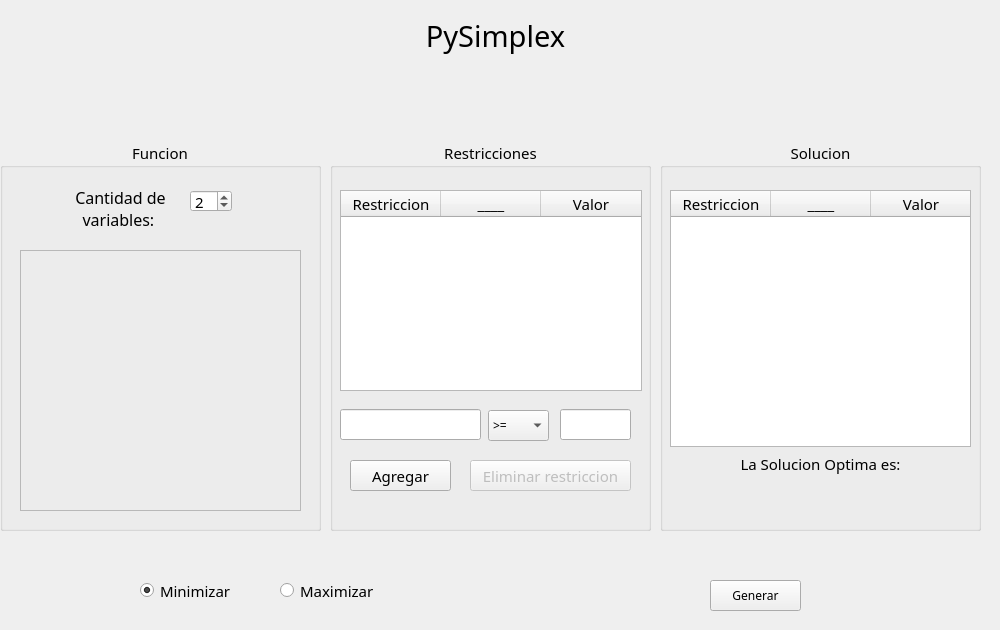
<?xml version="1.0" encoding="UTF-8"?>
<ui version="4.0">
 <class>MainWindow</class>
 <widget class="QMainWindow" name="MainWindow">
  <property name="geometry">
   <rect>
    <x>0</x>
    <y>0</y>
    <width>1000</width>
    <height>630</height>
   </rect>
  </property>
  <property name="windowTitle">
   <string>MainWindow</string>
  </property>
  <widget class="QWidget" name="centralwidget">
   <widget class="QFrame" name="fondo">
    <property name="geometry">
     <rect>
      <x>-20</x>
      <y>-20</y>
      <width>1021</width>
      <height>651</height>
     </rect>
    </property>
    <property name="maximumSize">
     <size>
      <width>1021</width>
      <height>651</height>
     </size>
    </property>
    <property name="frameShape">
     <enum>QFrame::StyledPanel</enum>
    </property>
    <property name="frameShadow">
     <enum>QFrame::Raised</enum>
    </property>
    <widget class="QLabel" name="l1">
     <property name="geometry">
      <rect>
       <x>430</x>
       <y>20</y>
       <width>171</width>
       <height>71</height>
      </rect>
     </property>
     <property name="font">
      <font>
       <family>Segoe Print</family>
       <pointsize>22</pointsize>
      </font>
     </property>
     <property name="text">
      <string>PySimplex</string>
     </property>
     <property name="alignment">
      <set>Qt::AlignCenter</set>
     </property>
    </widget>
    <widget class="QPushButton" name="gen">
     <property name="geometry">
      <rect>
       <x>730</x>
       <y>600</y>
       <width>91</width>
       <height>31</height>
      </rect>
     </property>
     <property name="font">
      <font>
       <family>Segoe Print</family>
      </font>
     </property>
     <property name="text">
      <string>Generar</string>
     </property>
    </widget>
    <widget class="QRadioButton" name="min">
     <property name="geometry">
      <rect>
       <x>160</x>
       <y>600</y>
       <width>121</width>
       <height>21</height>
      </rect>
     </property>
     <property name="font">
      <font>
       <family>Segoe Print</family>
       <pointsize>11</pointsize>
      </font>
     </property>
     <property name="text">
      <string>Minimizar</string>
     </property>
     <property name="checked">
      <bool>true</bool>
     </property>
    </widget>
    <widget class="QRadioButton" name="max">
     <property name="geometry">
      <rect>
       <x>300</x>
       <y>600</y>
       <width>121</width>
       <height>21</height>
      </rect>
     </property>
     <property name="font">
      <font>
       <family>Segoe Print</family>
       <pointsize>11</pointsize>
      </font>
     </property>
     <property name="text">
      <string>Maximizar</string>
     </property>
    </widget>
    <widget class="QGroupBox" name="gp1">
     <property name="geometry">
      <rect>
       <x>20</x>
       <y>160</y>
       <width>321</width>
       <height>391</height>
      </rect>
     </property>
     <property name="font">
      <font>
       <family>Segoe Print</family>
       <pointsize>11</pointsize>
      </font>
     </property>
     <property name="title">
      <string>Funcion</string>
     </property>
     <property name="alignment">
      <set>Qt::AlignCenter</set>
     </property>
     <widget class="QFrame" name="Ffun">
      <property name="geometry">
       <rect>
        <x>20</x>
        <y>110</y>
        <width>281</width>
        <height>261</height>
       </rect>
      </property>
      <property name="layoutDirection">
       <enum>Qt::LeftToRight</enum>
      </property>
      <property name="frameShape">
       <enum>QFrame::StyledPanel</enum>
      </property>
      <property name="frameShadow">
       <enum>QFrame::Raised</enum>
      </property>
      <widget class="QWidget" name="gridLayoutWidget">
       <property name="geometry">
        <rect>
         <x>0</x>
         <y>0</y>
         <width>281</width>
         <height>61</height>
        </rect>
       </property>
       <layout class="QGridLayout" name="lay" rowstretch="0">
        <property name="sizeConstraint">
         <enum>QLayout::SetDefaultConstraint</enum>
        </property>
        <property name="spacing">
         <number>15</number>
        </property>
       </layout>
      </widget>
     </widget>
     <widget class="QSpinBox" name="cv">
      <property name="geometry">
       <rect>
        <x>190</x>
        <y>50</y>
        <width>42</width>
        <height>22</height>
       </rect>
      </property>
      <property name="font">
       <font>
        <family>Segoe Print</family>
        <pointsize>11</pointsize>
       </font>
      </property>
      <property name="readOnly">
       <bool>false</bool>
      </property>
      <property name="minimum">
       <number>1</number>
      </property>
      <property name="maximum">
       <number>10</number>
      </property>
      <property name="value">
       <number>2</number>
      </property>
     </widget>
     <widget class="QLabel" name="lcv">
      <property name="geometry">
       <rect>
        <x>50</x>
        <y>40</y>
        <width>141</width>
        <height>51</height>
       </rect>
      </property>
      <property name="font">
       <font>
        <family>Segoe Print</family>
        <pointsize>12</pointsize>
       </font>
      </property>
      <property name="text">
       <string>Cantidad de variables: </string>
      </property>
      <property name="alignment">
       <set>Qt::AlignBottom|Qt::AlignHCenter</set>
      </property>
      <property name="wordWrap">
       <bool>true</bool>
      </property>
     </widget>
    </widget>
    <widget class="QGroupBox" name="gp2">
     <property name="geometry">
      <rect>
       <x>350</x>
       <y>160</y>
       <width>321</width>
       <height>391</height>
      </rect>
     </property>
     <property name="font">
      <font>
       <family>Segoe Print</family>
       <pointsize>11</pointsize>
      </font>
     </property>
     <property name="title">
      <string>Restricciones</string>
     </property>
     <property name="alignment">
      <set>Qt::AlignCenter</set>
     </property>
     <widget class="QTableWidget" name="Tres">
      <property name="geometry">
       <rect>
        <x>10</x>
        <y>50</y>
        <width>302</width>
        <height>201</height>
       </rect>
      </property>
      <property name="font">
       <font>
        <family>Segoe Print</family>
       </font>
      </property>
      <property name="styleSheet">
       <string notr="true"/>
      </property>
      <property name="horizontalScrollBarPolicy">
       <enum>Qt::ScrollBarAlwaysOff</enum>
      </property>
      <property name="sizeAdjustPolicy">
       <enum>QAbstractScrollArea::AdjustToContents</enum>
      </property>
      <attribute name="horizontalHeaderCascadingSectionResizes">
       <bool>false</bool>
      </attribute>
      <attribute name="verticalHeaderVisible">
       <bool>false</bool>
      </attribute>
      <column>
       <property name="text">
        <string>Restriccion</string>
       </property>
      </column>
      <column>
       <property name="text">
        <string>____</string>
       </property>
      </column>
      <column>
       <property name="text">
        <string>Valor</string>
       </property>
      </column>
     </widget>
     <widget class="QLineEdit" name="restri">
      <property name="geometry">
       <rect>
        <x>10</x>
        <y>269</y>
        <width>141</width>
        <height>31</height>
       </rect>
      </property>
      <property name="inputMethodHints">
       <set>Qt::ImhNone</set>
      </property>
     </widget>
     <widget class="QComboBox" name="cb">
      <property name="geometry">
       <rect>
        <x>158</x>
        <y>270</y>
        <width>61</width>
        <height>31</height>
       </rect>
      </property>
      <property name="font">
       <font>
        <pointsize>9</pointsize>
       </font>
      </property>
      <item>
       <property name="text">
        <string>&gt;=</string>
       </property>
      </item>
      <item>
       <property name="text">
        <string>&lt;=</string>
       </property>
      </item>
      <item>
       <property name="text">
        <string>Int</string>
       </property>
      </item>
      <item>
       <property name="text">
        <string>Binario</string>
       </property>
      </item>
     </widget>
     <widget class="QLineEdit" name="valor">
      <property name="geometry">
       <rect>
        <x>230</x>
        <y>269</y>
        <width>71</width>
        <height>31</height>
       </rect>
      </property>
     </widget>
     <widget class="QPushButton" name="ag">
      <property name="geometry">
       <rect>
        <x>20</x>
        <y>320</y>
        <width>101</width>
        <height>31</height>
       </rect>
      </property>
      <property name="text">
       <string>Agregar</string>
      </property>
     </widget>
     <widget class="QPushButton" name="vaciar">
      <property name="enabled">
       <bool>false</bool>
      </property>
      <property name="geometry">
       <rect>
        <x>140</x>
        <y>320</y>
        <width>161</width>
        <height>31</height>
       </rect>
      </property>
      <property name="text">
       <string>Eliminar restriccion</string>
      </property>
     </widget>
    </widget>
    <widget class="QGroupBox" name="gp3">
     <property name="geometry">
      <rect>
       <x>680</x>
       <y>160</y>
       <width>321</width>
       <height>391</height>
      </rect>
     </property>
     <property name="font">
      <font>
       <family>Segoe Print</family>
       <pointsize>11</pointsize>
      </font>
     </property>
     <property name="title">
      <string>Solucion</string>
     </property>
     <property name="alignment">
      <set>Qt::AlignCenter</set>
     </property>
     <widget class="QWidget" name="gridLayoutWidget_2">
      <property name="geometry">
       <rect>
        <x>10</x>
        <y>50</y>
        <width>301</width>
        <height>311</height>
       </rect>
      </property>
      <layout class="QGridLayout" name="lay2">
       <item row="2" column="0">
        <widget class="QLabel" name="SolL">
         <property name="text">
          <string>La Solucion Optima es:</string>
         </property>
         <property name="alignment">
          <set>Qt::AlignCenter</set>
         </property>
        </widget>
       </item>
       <item row="1" column="0">
        <widget class="QTableWidget" name="Tsol">
         <property name="enabled">
          <bool>true</bool>
         </property>
         <property name="font">
          <font>
           <family>Segoe Print</family>
           <underline>false</underline>
          </font>
         </property>
         <property name="styleSheet">
          <string notr="true"/>
         </property>
         <property name="horizontalScrollBarPolicy">
          <enum>Qt::ScrollBarAlwaysOff</enum>
         </property>
         <property name="sizeAdjustPolicy">
          <enum>QAbstractScrollArea::AdjustToContents</enum>
         </property>
         <property name="wordWrap">
          <bool>true</bool>
         </property>
         <attribute name="horizontalHeaderCascadingSectionResizes">
          <bool>false</bool>
         </attribute>
         <attribute name="verticalHeaderVisible">
          <bool>false</bool>
         </attribute>
         <column>
          <property name="text">
           <string>Restriccion</string>
          </property>
         </column>
         <column>
          <property name="text">
           <string>____</string>
          </property>
         </column>
         <column>
          <property name="text">
           <string>Valor</string>
          </property>
         </column>
        </widget>
       </item>
       <item row="3" column="0" alignment="Qt::AlignHCenter|Qt::AlignVCenter">
        <widget class="QLabel" name="varS">
         <property name="text">
          <string/>
         </property>
        </widget>
       </item>
      </layout>
     </widget>
    </widget>
   </widget>
  </widget>
 </widget>
 <resources/>
 <connections/>
</ui>
